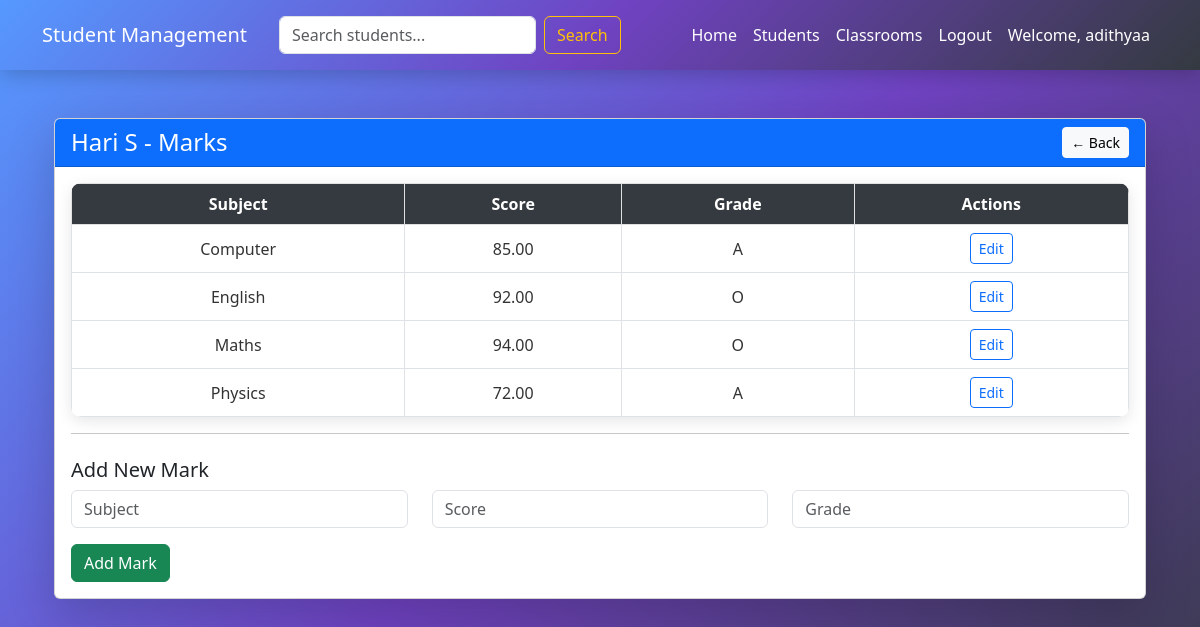
The page /base/students/1/marks/ (signed in) on the database its author committed.
### base/models.py (models this page shows, shortened)
class Student(models.Model):
    CLASSROOM_CHOICES = [
        ('A', 'Classroom A'),
        ('B', 'Classroom B'),
        ('C', 'Classroom C'),
    ]
    first_name = models.CharField(max_length=100, default="Unknown")
    last_name = models.CharField(max_length=100, default="Unknown")
    email = models.EmailField(unique=True)
    dob = models.DateField(null=True, blank=True)
    classroom = models.ForeignKey(Classroom, on_delete=models.SET_NULL, null=True, blank=True)
    teacher = models.ForeignKey(Teacher, on_delete=models.SET_NULL, null=True, blank=True)
    present_days = models.IntegerField(default=0)
    total_days = models.IntegerField(default=0)
    attendance_percentage = models.FloatField(default=0.0)
    @property
    def attendance_percentage(self):
        if self.total_days == 0:
            return 0
        return (self.present_days / self.total_days) * 100

class Marks(models.Model):
    student = models.ForeignKey(Student, on_delete=models.CASCADE)
    subject = models.CharField(max_length=100)
    score = models.DecimalField(max_digits=5, decimal_places=2)
    grade = models.CharField(max_length=2)

### base/views.py (the view)
# urls.py: path('students/<int:student_id>/marks/', views.student_marks, name='student_marks'),
@login_required
def student_marks(request, student_id):
    student = get_object_or_404(Student, id=student_id)
    marks = Marks.objects.filter(student=student)
    return render(request, 'base/student_marks.html', {
        'student': student,
        'marks': marks
    })

### base/templates/base/student_marks.html (shortened to what this page needs)
{% extends 'base/base.html' %}
{% load static %}
{% block content %}
<div class="container mt-5">
    <div class="card shadow-lg">
        <div class="card-header bg-primary text-white d-flex justify-content-between align-items-center">
            <h4 class="mb-0">{{ student.first_name }} {{ student.last_name }} - Marks</h4>
            <a href="{% url 'student_list' %}" class="btn btn-light btn-sm">← Back</a>
        </div>
        <div class="card-body">
            {% if marks %}
                <table class="table table-bordered">
                    <thead class="table-light">
                        <tr>
                            <th>Subject</th>
                            <th>Score</th>
                            <th>Grade</th>
                            <th>Actions</th>
                        </tr>
                    </thead>
                    <tbody>
                        {% for mark in marks %}
                        <tr>
                            <td>{{ mark.subject }}</td>
                            <td>{{ mark.score }}</td>
                            <td>{{ mark.grade }}</td>
                            <td>
                                <a href="{% url 'edit_mark' student.id mark.id %}" class="btn btn-sm btn-outline-primary">Edit</a>
                            </td>
                        </tr>
                        {% endfor %}
                    </tbody>
                </table>
            {% else %}
                <p class="text-muted">No marks available.</p>
            {% endif %}
            <hr>
            <h5 class="mt-4">Add New Mark</h5>
            <form method="POST" action="{% url 'add_mark' student.id %}">
                <div class="row">
                    <div class="col-md-4 mb-2">
                        <input type="text" name="subject" class="form-control" placeholder="Subject" required>
                    </div>
                    <div class="col-md-4 mb-2">
                        <input type="number" name="score" class="form-control" step="0.01" placeholder="Score" required>
                    </div>
                    <div class="col-md-4 mb-2">
                        <input type="text" name="grade" class="form-control" placeholder="Grade" required>
                    </div>
                </div>
                <button type="submit" class="btn btn-success mt-2">Add Mark</button>
            </form>
        </div>
    </div>
</div>
{% endblock %}

### base/templates/base/base.html (shortened to what this page needs)
<!DOCTYPE html>
<html lang="en">
<head>
    <link rel="stylesheet" href="https://cdn.jsdelivr.net/npm/bootstrap@5.3.0/dist/css/bootstrap.min.css">
</head>
<body>
    <nav class="navbar navbar-expand-lg navbar-dark">
        <div class="container">
            <a class="navbar-brand" href="{% url 'home' %}">Student Management</a>
            <form class="d-flex ms-3" method="GET" action="{% url 'student_list' %}">
                <input class="form-control me-2" type="search" name="q" placeholder="Search students..." value="{{ request.GET.q }}">
                <button class="btn btn-outline-warning" type="submit">Search</button>
            </form>
            <div class="collapse navbar-collapse" id="navbarNav">
                <ul class="navbar-nav ms-auto">
                    {% if user.is_authenticated %}
                        <li class="nav-item"><a class="nav-link" href="{% url 'home' %}">Home</a></li>
                        <li class="nav-item"><a class="nav-link" href="{% url 'student_list' %}">Students</a></li>
                        <li class="nav-item"><a class="nav-link" href="{% url 'classroom_list' %}">Classrooms</a></li>
                        <li class="nav-item"><a class="nav-link" href="{% url 'logout' %}">Logout</a></li>
                        <li class="nav-item">
                            <span class="nav-link">Welcome, {{ user.username }}</span>
                        </li>
                    {% else %}
                        <li class="nav-item"><a class="nav-link" href="{% url 'login' %}">Login</a></li>
                    {% endif %}
                </ul>
            </div>
        </div>
    </nav>
    <div class="container mt-4">
        {% block content %}
        {% endblock %}
    </div>
</body>
</html>

### base/templates/base/base.html (style rules this page uses)
html, body { height: 100%; margin: 0; padding: 0; }
body { background: linear-gradient(135deg, #5599ff 0%, #6f42c1 50%, #343a40 100%); font-family: 'Segoe UI', sans-serif; background-attachment: fixed; background-repeat: no-repeat; background-size: cover; }
.navbar { background: linear-gradient(135deg, #5599ff 0%, #6f42c1 50%, #343a40 100%); padding: 15px 30px; box-shadow: 0 4px 20px rgba(0, 0, 0, 0.2); }
.navbar-brand, .navbar-nav .nav-link { color: #fff !important; font-weight: 500; transition: color 0.3s ease; }
table.table { background-color: #fff; border-radius: 10px; overflow: hidden; box-shadow: 0 4px 15px rgba(0, 0, 0, 0.1); }
table.table thead th { background-color: #343a40 !important; color: #fff !important; text-align: center; vertical-align: middle !important; }
table.table tbody td { text-align: center; vertical-align: middle !important; color: #333; }

### rows shown on the page
Student: first_name "Hari", last_name "S"
Marks: subject "Computer", score "85.00", grade "A"
Marks: subject "English", score "92.00", grade "O"
Marks: subject "Maths", score "94.00", grade "O"
Marks: subject "Physics", score "72.00", grade "A"

### other values the page prints
{{ user.username }} "adithyaa"
